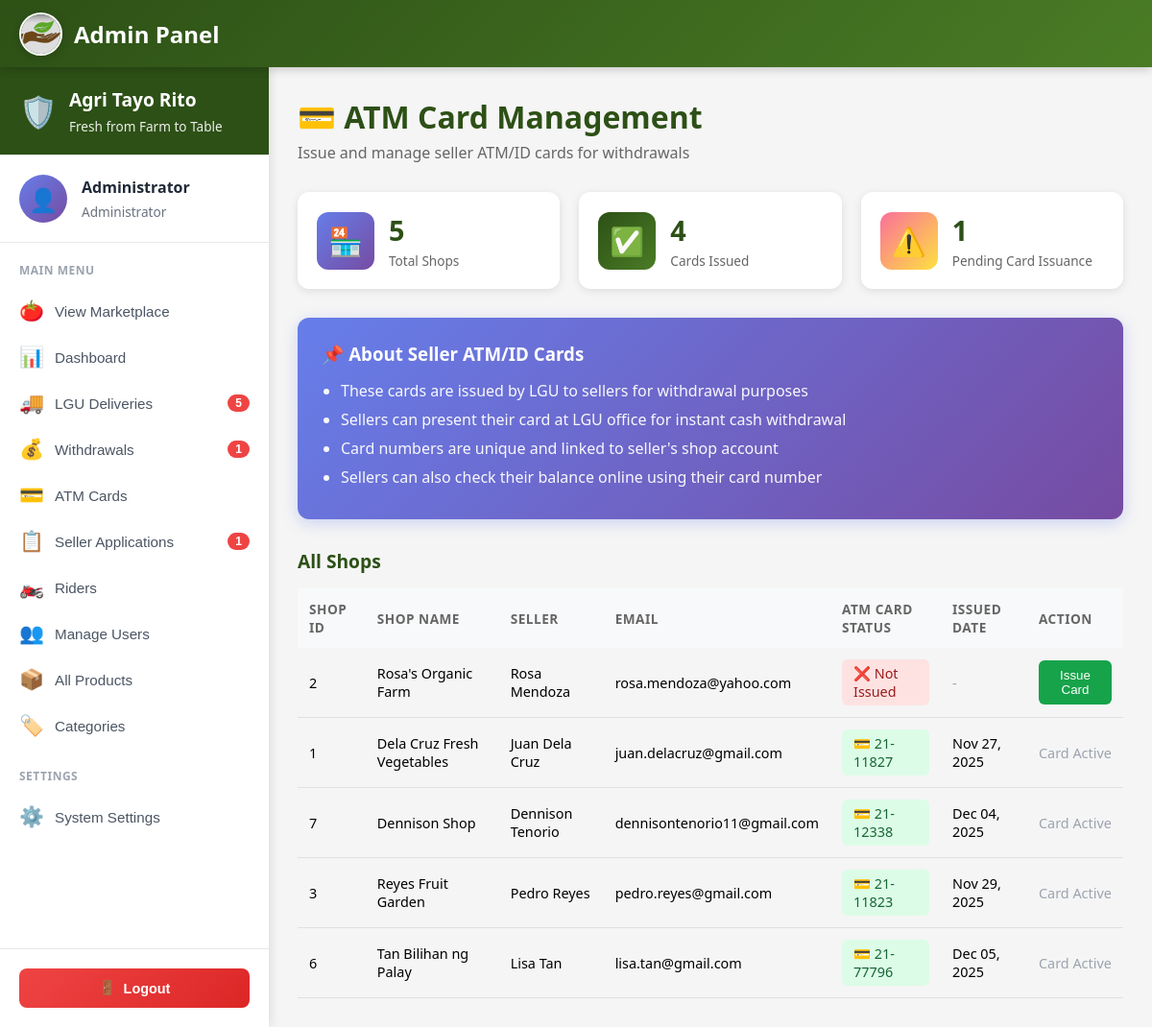
The page /public/profile/admin/cards (signed in) on the database its author committed.
### tables this page shows
CREATE TABLE `seller_profiles` (
  `sellerID` int(11) NOT NULL,
  `shopID` int(11) DEFAULT NULL,
  `userID` int(11) NOT NULL,
  `business_name` varchar(255) NOT NULL,
  `business_description` text DEFAULT NULL,
  `farm_location` text DEFAULT NULL,
  `rating` decimal(2,1) DEFAULT 0.0,
  `total_sales` int(11) DEFAULT 0,
  `is_verified` tinyint(1) DEFAULT 0,
  `created_at` timestamp NOT NULL DEFAULT current_timestamp()
);

CREATE TABLE `shops` (
  `shopID` int(11) NOT NULL,
  `sellerID` int(11) NOT NULL,
  `shop_name` varchar(255) NOT NULL,
  `shop_slug` varchar(255) NOT NULL,
  `shop_description` text DEFAULT NULL,
  `shop_logo` varchar(500) DEFAULT NULL,
  `shop_banner` varchar(500) DEFAULT NULL,
  `farm_location` text DEFAULT NULL,
  `business_hours` varchar(255) DEFAULT NULL,
  `contact_number` varchar(20) DEFAULT NULL,
  `rating` decimal(3,2) DEFAULT 0.00,
  `total_products` int(11) DEFAULT 0,
  `total_orders` int(11) DEFAULT 0,
  `total_reviews` int(11) DEFAULT 0,
  `balance` decimal(10,2) DEFAULT 0.00,
  `total_earned` decimal(10,2) DEFAULT 0.00,
  `total_withdrawn` decimal(10,2) DEFAULT 0.00,
  `atm_card_number` varchar(50) DEFAULT NULL,
  `atm_card_issued_at` timestamp NULL DEFAULT NULL,
  `is_verified` tinyint(1) DEFAULT 0,
  `is_active` tinyint(1) DEFAULT 1,
  `created_at` timestamp NOT NULL DEFAULT current_timestamp(),
  `updated_at` timestamp NOT NULL DEFAULT current_timestamp() ON UPDATE current_timestamp()
);

CREATE TABLE `users` (
  `userID` int(11) NOT NULL,
  `email` varchar(255) NOT NULL,
  `profile_image` varchar(500) DEFAULT NULL,
  `password_hash` varchar(255) NOT NULL,
  `full_name` varchar(200) NOT NULL,
  `phone` varchar(20) DEFAULT NULL,
  `avatar` varchar(255) DEFAULT '/images/avatars/avt1.jpg',
  `role` enum('buyer','seller','admin') DEFAULT 'buyer',
  `is_active` tinyint(1) DEFAULT 1,
  `created_at` timestamp NOT NULL DEFAULT current_timestamp(),
  `updated_at` timestamp NOT NULL DEFAULT current_timestamp() ON UPDATE current_timestamp()
);

### app/views/profile/admin/cards.php (the view, shortened to what this page needs)
<?php
$db = new Database();
$conn = $db->connect();
$allShops = $conn->query("SELECT s.*, sp.business_name, u.full_name as seller_name, u.email
                          FROM shops s
                          JOIN seller_profiles sp ON s.sellerID = sp.sellerID
                          JOIN users u ON sp.userID = u.userID
                          WHERE s.is_active = 1
                          ORDER BY s.atm_card_number IS NULL DESC, s.shop_name ASC")->fetchAll(PDO::FETCH_ASSOC);
$stats = [
    'total_shops' => count($allShops),
    'with_cards' => count(array_filter($allShops, fn($s) => !empty($s['atm_card_number']))),
    'without_cards' => count(array_filter($allShops, fn($s) => empty($s['atm_card_number'])))
];
?>
<!DOCTYPE html>
<html lang="en">
<head>
    <link rel="stylesheet" href="<?php echo BASE_URL; ?>css/responsive.css">
    <link rel="stylesheet" href="<?php echo BASE_URL; ?>css/admin/dashboard.css">
</head>
<body>
    <nav class="top-navbar">
        <div class="logo-wrapper">
            <span class="logo">Admin Panel</span>
        </div>
    </nav>
    <?php
    require_once __DIR__ . '/admin-nav.php';
    ?>
    <main class="main-content">
        <div class="page-header">
            <h1 class="page-title">💳 ATM Card Management</h1>
            <p class="page-subtitle">Issue and manage seller ATM/ID cards for withdrawals</p>
        </div>
        <section class="stats-section">
            <div class="stat-card">
                <div class="stat-icon" style="background: linear-gradient(135deg, #667eea 0%, #764ba2 100%);">🏪</div>
                <div class="stat-info">
                    <h3 class="stat-value"><?php echo number_format($stats['total_shops']); ?></h3>
                    <p class="stat-label">Total Shops</p>
                </div>
            </div>
            <div class="stat-card">
                <div class="stat-icon" style="background: linear-gradient(135deg, #2d5016 0%, #4a7c25 100%);">✅</div>
                <div class="stat-info">
                    <h3 class="stat-value"><?php echo number_format($stats['with_cards']); ?></h3>
                    <p class="stat-label">Cards Issued</p>
                </div>
            </div>
            <div class="stat-card">
                <div class="stat-icon" style="background: linear-gradient(135deg, #fa709a 0%, #fee140 100%);">⚠️</div>
                <div class="stat-info">
                    <h3 class="stat-value"><?php echo number_format($stats['without_cards']); ?></h3>
                    <p class="stat-label">Pending Card Issuance</p>
                </div>
            </div>
        </section>
        <section class="info-section">
            <div class="info-card">
                <h3>📌 About Seller ATM/ID Cards</h3>
                <ul>
                    <li>These cards are issued by LGU to sellers for withdrawal purposes</li>
                    <li>Sellers can present their card at LGU office for instant cash withdrawal</li>
                    <li>Card numbers are unique and linked to seller's shop account</li>
                    <li>Sellers can also check their balance online using their card number</li>
                </ul>
            </div>
        </section>
        <section class="shops-section">
            <div class="section-header">
                <h2 class="section-title">All Shops</h2>
            </div>
            <div class="table-container">
                <table class="data-table">
                    <thead>
                        <tr>
                            <th>Shop ID</th>
                            <th>Shop Name</th>
                            <th>Seller</th>
                            <th>Email</th>
                            <th>ATM Card Status</th>
                            <th>Issued Date</th>
                            <th>Action</th>
                        </tr>
                    </thead>
                    <tbody>
                        <?php foreach ($allShops as $shop): ?>
                        <tr>
                            <td><?php echo $shop['shopID']; ?></td>
                            <td><?php echo htmlspecialchars($shop['shop_name']); ?></td>
                            <td><?php echo htmlspecialchars($shop['seller_name']); ?></td>
                            <td><?php echo htmlspecialchars($shop['email']); ?></td>
                            <td>
                                <?php if ($shop['atm_card_number']): ?>
                                    <span class="card-issued">
                                        💳 <?php echo htmlspecialchars($shop['atm_card_number']); ?>
                                    </span>
                                <?php else: ?>
                                    <span class="card-not-issued">❌ Not Issued</span>
                                <?php endif; ?>
                            </td>
                            <td>
                                <?php if ($shop['atm_card_issued_at']): ?>
                                    <?php echo date('M d, Y', strtotime($shop['atm_card_issued_at'])); ?>
                                <?php else: ?>
                                    <span class="text-muted">-</span>
                                <?php endif; ?>
                            </td>
                            <td>
                                <?php if (!$shop['atm_card_number']): ?>
                                    <button onclick="showIssueCardModal(<?php echo $shop['shopID']; ?>, '<?php echo htmlspecialchars($shop['shop_name']); ?>')"
                                            class="btn-issue">Issue Card</button>
                                <?php else: ?>
                                    <span class="text-muted">Card Active</span>
                                <?php endif; ?>
                            </td>
                        </tr>
                        <?php endforeach; ?>
                    </tbody>
                </table>
            </div>
        </section>
    </main>
</body>
</html>

### public/css/admin/dashboard.css (style rules this page uses)
* { margin: 0; padding: 0; box-sizing: border-box; }
body { font-family: 'Segoe UI', Tahoma, Geneva, Verdana, sans-serif; background: #f5f5f5; }
.top-navbar { background: #2d5016; padding: 12px 20px; display: flex; align-items: center; justify-content: space-between; box-shadow: 0 2px 10px rgba(0, 0, 0, 0.1); position: fixed; top: 0; left: 0; right: 0; z-index: 1000; }
.logo-wrapper { display: flex; align-items: center; gap: 10px; }
.logo { color: white; font-size: 1.2rem; font-weight: 700; }
.main-content { margin-top: 75px; padding: 30px; max-width: 1400px; margin-left: auto; margin-right: auto; }
.page-header { margin-bottom: 30px; }
.page-title { font-size: 2rem; color: #2d5016; margin-bottom: 5px; font-weight: 700; }
.page-subtitle { font-size: 1rem; color: #666; }
.stats-section { display: grid; grid-template-columns: repeat(auto-fit, minmax(250px, 1fr)); gap: 20px; margin-bottom: 30px; }
.stat-card { background: white; border-radius: 12px; padding: 20px; display: flex; align-items: center; gap: 15px; box-shadow: 0 2px 8px rgba(0, 0, 0, 0.1); transition: all 0.3s; }
.stat-icon { width: 60px; height: 60px; border-radius: 12px; display: flex; align-items: center; justify-content: center; font-size: 1.8rem; color: white; }
.stat-info { flex: 1; }
.stat-value { font-size: 1.8rem; color: #2d5016; font-weight: 700; margin-bottom: 3px; }
.stat-label { font-size: 0.85rem; color: #666; }
.section-header { display: flex; justify-content: space-between; align-items: center; margin-bottom: 15px; }
.section-title { font-size: 1.2rem; color: #2d5016; font-weight: 700; }
.table-container { overflow-x: auto; }
.data-table { width: 100%; border-collapse: collapse; }
.data-table thead { background: #f8f9fa; }
.data-table th { padding: 12px; text-align: left; font-size: 0.85rem; color: #666; font-weight: 600; text-transform: uppercase; letter-spacing: 0.5px; }
.data-table td { padding: 12px; border-bottom: 1px solid #e0e0e0; font-size: 0.9rem; }

### app/views/profile/admin/admin-nav.php (style rules this page uses)
.top-navbar { position: fixed; top: 0; left: 0; right: 0; height: 70px; background: linear-gradient(135deg, #2d5016 0%, #4a7c25 100%); display: flex; justify-content: space-between; align-items: center; padding: 0 20px; z-index: 1000; box-shadow: 0 2px 10px rgba(0, 0, 0, 0.1); gap: 20px; }
.logo-wrapper { display: flex; align-items: center; gap: 12px; }
.logo { color: white; font-size: 1.5rem; font-weight: bold; }
.main-content { margin-left: 280px; margin-top: 70px; padding: 30px; min-height: calc(100vh - 70px); }

### app/views/profile/admin/cards.php (style rules this page uses)
.info-section { margin-bottom: 30px; }
.info-card { background: linear-gradient(135deg, #667eea 0%, #764ba2 100%); color: white; padding: 25px; border-radius: 12px; box-shadow: 0 4px 15px rgba(102, 126, 234, 0.3); }
.info-card h3 { margin: 0 0 15px 0; }
.info-card ul { margin: 0; padding-left: 20px; }
.info-card li { margin-bottom: 8px; opacity: 0.95; }
.card-issued { padding: 5px 12px; background: #dcfce7; color: #166534; border-radius: 6px; font-weight: 500; display: inline-block; }
.card-not-issued { padding: 5px 12px; background: #fee2e2; color: #991b1b; border-radius: 6px; display: inline-block; }
.btn-issue { padding: 8px 16px; background: #16a34a; color: white; border: none; border-radius: 6px; cursor: pointer; font-weight: 500; }
.text-muted { color: #9ca3af; }

### rows shown on the page
seller_profiles: shopID.shopID "2", shopID.shop_name "Rosa's Organic Farm", userID.full_name "Rosa Mendoza", userID.email "rosa.mendoza@yahoo.com", shows "❌ Not Issued"
seller_profiles: shopID.shopID "1", shopID.shop_name "Dela Cruz Fresh Vegetables", userID.full_name "Juan Dela Cruz", userID.email "juan.delacruz@gmail.com", shopID.atm_card_number "21-11827", shopID.atm_card_issued_at "Nov 27, 2025", shows "Card Active"
seller_profiles: shopID.shopID "7", shopID.shop_name "Dennison Shop", userID.full_name "Dennison Tenorio", userID.email "dennisontenorio11@gmail.com", shopID.atm_card_number "21-12338", shopID.atm_card_issued_at "Dec 04, 2025", shows "Card Active"
seller_profiles: shopID.shopID "3", shopID.shop_name "Reyes Fruit Garden", userID.full_name "Pedro Reyes", userID.email "pedro.reyes@gmail.com", shopID.atm_card_number "21-11823", shopID.atm_card_issued_at "Nov 29, 2025", shows "Card Active"
seller_profiles: shopID.shopID "6", shopID.shop_name "Tan Bilihan ng Palay", userID.full_name "Lisa Tan", userID.email "lisa.tan@gmail.com", shopID.atm_card_number "21-77796", shopID.atm_card_issued_at "Dec 05, 2025", shows "Card Active"

### other values the page prints
$_SESSION['username'] "Administrator"
$pending_pickups "5"
$pending_withdrawals "1"
$pending_applications "1"
$stats['total_shops'] "5"
$stats['with_cards'] "4"
$stats['without_cards'] "1"
